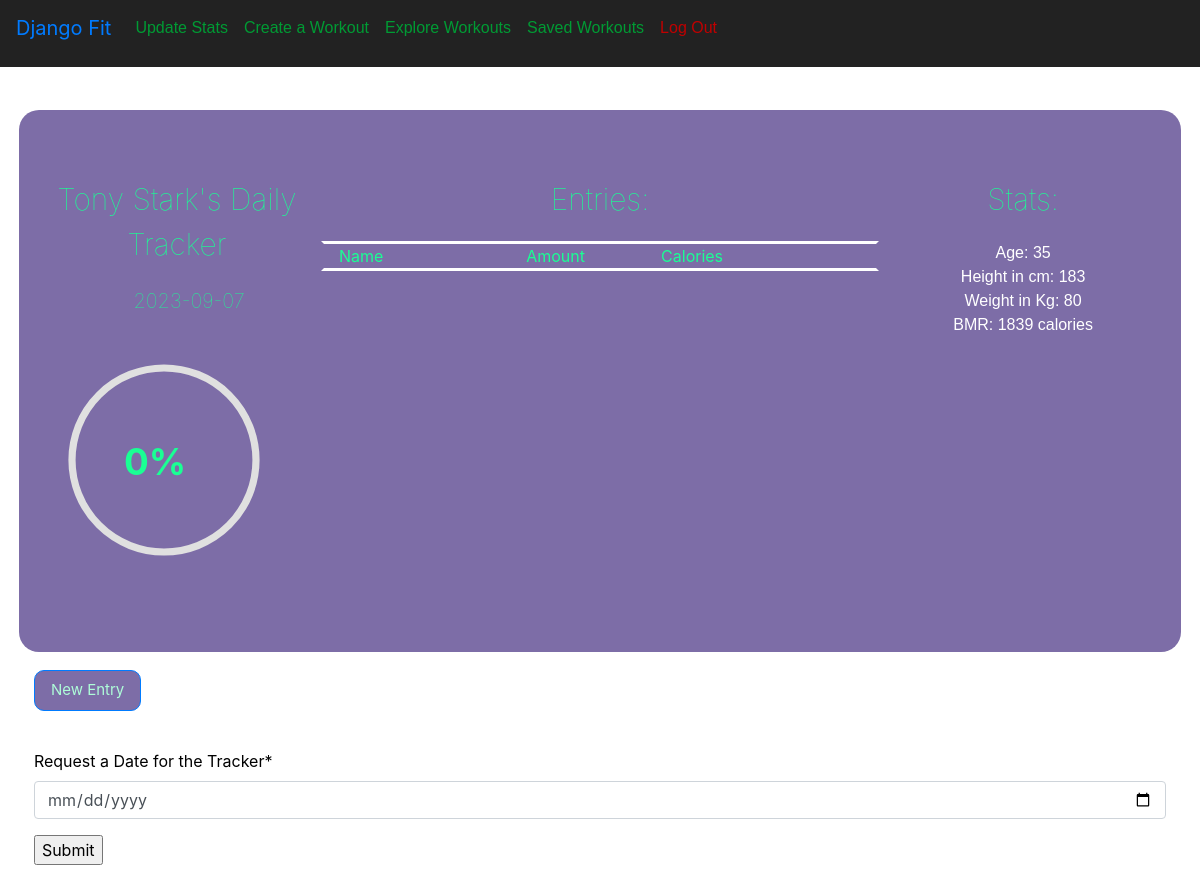
The app's page / (signed in) with its own data.
### network/models.py (models this page shows, shortened)
class User(AbstractUser):
    pass

class Stats(models.Model):
    user = models.ForeignKey(User, on_delete=models.CASCADE, related_name="user_stats", null=True)
    weight = models.IntegerField()
    height = models.IntegerField()
    age = models.IntegerField()
    bmr = models.IntegerField()

### network/views.py (the view)
# urls.py: path("", views.index, name="index"),
def index(request):
    if request.user.is_authenticated:
        logged_user = request.user
        if Stats.objects.filter(user = logged_user).exists():
            stats = Stats.objects.get(user = logged_user)
            today = datetime.today().strftime('%Y-%m-%d')
            entries1 = Entry.objects.all()
            entries = entries1.filter(user=logged_user, date=today)
            sum = 0
            for entry in entries:
                sum = sum + entry.value
            ratio = 1 - (sum / stats.bmr)
            percent = (sum/stats.bmr)*100
            percent = round(percent)
            if ratio <= 0:
                total = 0
            else:
                total = 722.2 * ratio
            return render(request, "network/index.html",{
                "stats":stats,
                "entries":entries,
                "form":ChangeDate(),
                "date":today,
                "total":total,
                "percent":percent,
            })
        else:
            return render(request,"network/update.html",{
                'form':UpdateStats()
            })
    else:
        return render(request,"network/index.html")

### network/views.py
class ChangeDate(forms.ModelForm):
    class Meta:
        model = Entry
        fields = ['date']
        labels = {'date':'Request a Date for the Tracker'}
        widgets= {'date': forms.DateInput(
            format='%Y-%m-%d',
            attrs={'type':'date', 'placeholder':'yyyy-mm-dd', 'class': 'form-control'},
        ),}

### network/templates/network/index.html (shortened to what this page needs)
{% extends "network/layout.html" %}
{% load static %}
{% load crispy_forms_tags %}
{% block body %}
    <br>
    <div class="jumbotron">
        <div class="row">
            <div class="col" style="text-align: center; border-style:solid; border-color: rgb(125, 109, 167);">
                <div class="row" style="text-align: center; color: #1aff94; font-weight: 100; font-size: 30px; padding-bottom: 0.5cm;">
                    {% if user.is_authenticated %}
                        {{request.user.username}}'s Daily Tracker
                    {% else %}
                        Daily Tracker
                    {% endif %}
                </div>
                <div class="row" style="text-align: center; color: #1aff94; font-weight: 100; font-size: 20px; padding-bottom: 0.5cm;">
                    <div style="margin-left:2.5cm;">{{date}}</div>
                </div>
                <div class="row" id="meter">
                    <svg width="250" height="250" viewBox="-31.25 -31.25 312.5 312.5" version="1.1" xmlns="http://www.w3.org/2000/svg" style="transform:rotate(-90deg)">
                        <circle r="115" cx="125" cy="125" fill="transparent" stroke="#e0e0e0" stroke-width="9" stroke-dasharray="722.2px" stroke-dashoffset="0"></circle>
                        {% if user.is_authenticated %}
                            <circle id="progress-meter" r="115" cx="125" cy="125" stroke="#1aff94" stroke-width="14" stroke-linecap="round" stroke-dashoffset="{{total}}px" fill="transparent" stroke-dasharray="722.2px"></circle>
                            <text id="progress-reading" x="75px" y="140px" fill="#1aff94" font-size="46px" font-weight="bold" style="transform:rotate(90deg) translate(0px, -246px)">{{percent}}%</text>
                        {% else %}
                            <circle id="progress-meter" r="115" cx="125" cy="125" stroke="#1aff94" stroke-width="14" stroke-linecap="round" stroke-dashoffset="722.2px" fill="transparent" stroke-dasharray="722.2px"></circle>
                            <text id="progress-reading" x="75px" y="140px" fill="#1aff94" font-size="46px" font-weight="bold" style="transform:rotate(90deg) translate(0px, -246px)">N/A</text>
                        {% endif %}
                    </svg>
                </div>
            </div>
            <div class="col-6" style="border-style:solid; border-color:rgb(125, 109, 167); text-align: center;">
                <div style="text-align: center; color: #1aff94; font-weight: 100; font-size: 30px; padding-bottom: 0.5cm;">
                    Entries:
                </div>
                <div class="row" style="border-style:solid; border-top-color:white; border-bottom-color:white; border-right-color:rgb(125, 109, 167); border-left-color:rgb(125, 109, 167);">
                    <div class="col" style="text-align: left; color: #1aff94;">Name</div>
                    <div class="col" style="text-align: right; color: #1aff94;">Amount</div>
                    <div class="col" style="text-align: right; color: #1aff94;">Calories</div>
                    <div class="col"></div>
                </div>
            </div>
            <div class="col"  style="text-align: center; border-style:solid; border-style:solid; border-color: rgb(125, 109, 167);">
                <div style="text-align: center; color: #1aff94; font-weight: 100; font-size: 30px; padding-bottom: 0.5cm;">
                    Stats:
                </div>
                {% if user.is_authenticated %}
                    <ul>
                        <li id="age">Age: {{stats.age}}</li>
                        <li id="height">Height in cm: {{stats.height}}</li>
                        <li id="weight">Weight in Kg: {{stats.weight}}</li>
                        <li id="bmr">BMR: {{stats.bmr}} calories</li>
                    </ul>
                {% endif %}
            </div>
        </div>
    </div>
    {% if user.is_authenticated %}
        <div id="entry-button" style="padding: 0cm; margin: 0.5cm; background-color: rgb(255, 255, 255); border-radius:20px; color: #1aff94;">
            <div class="col" style="margin-bottom:1cm;">
            <button onclick="create_entry('{{ date }}')" type="button" class="btn btn-primary btn-lg" style="background-color: rgb(125, 109, 167); color: #aefdd8; border-radius: 10px; font-size: 15px;">New Entry</button>
            </div>
            <div class="col" style="color: #000000;">
            <form method="post" action="{% url 'change_date' %}">
                {{form|crispy}}
            <input type="submit">
            </form>
            </div>
        </div>
        <br>
    {% endif %}
{% endblock %}

### network/templates/network/layout.html (style rules this page uses)
.jumbotron { background-color: rgb(125, 109, 167); margin: 0.5cm; border-radius: 20px; }
ul { list-style-type: none; margin: 0; padding: 0; font-family: sans-serif; font-weight:100 ; color: #ffffff; }

### records on screen
User: user.username "Tony Stark"
Stats: age "35", height "183", weight "80", bmr "1839"

### other values on screen
{{ percent }} "0"
